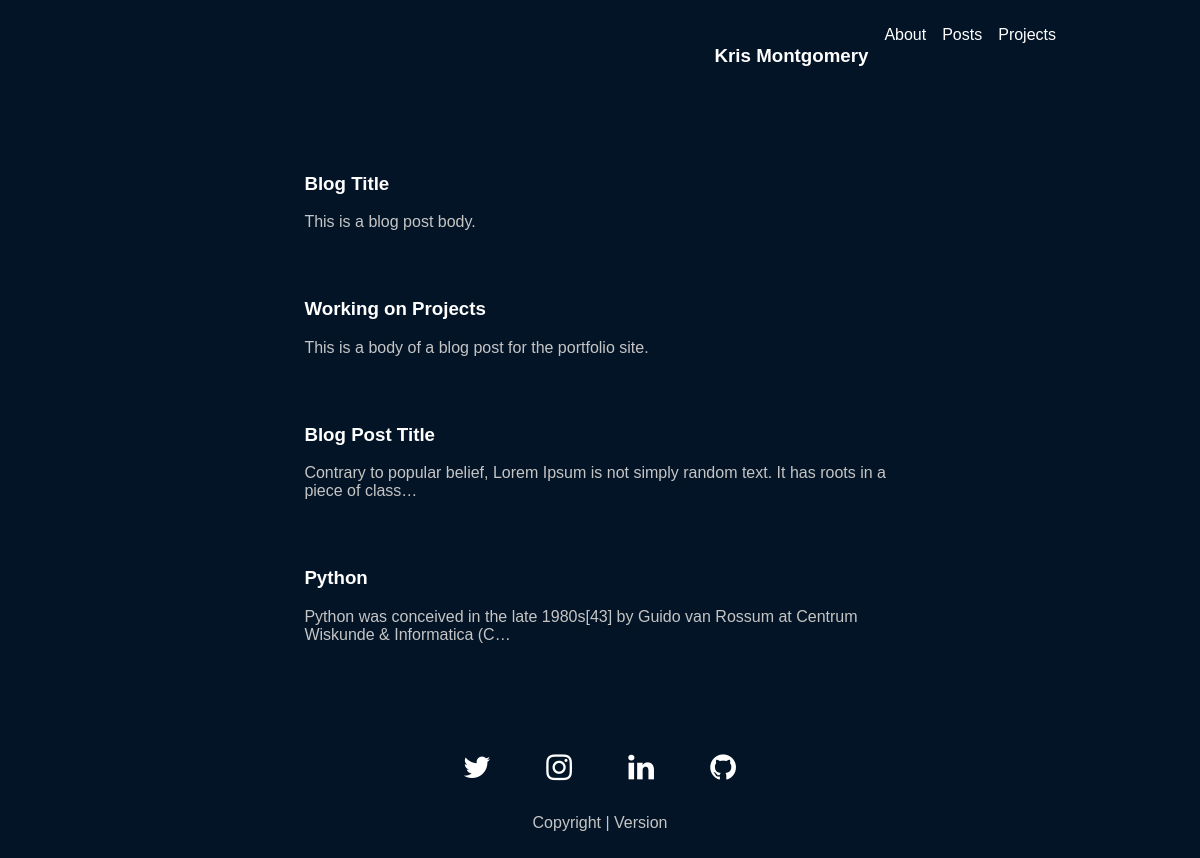
/posts/, run on the app's committed database.
### main/models.py (models this page shows, shortened)
class blogPosts(models.Model):
    author = models.ForeignKey(User, on_delete=models.SET_NULL, null=True)
    blog_title = models.CharField(max_length=200)
    blog_image = models.ImageField(upload_to='static/images', blank=True, null=True, height_field=None, width_field=None, max_length=100,)
    blog_image_info = models.TextField(null=True, blank=True)
    blog_body = models.TextField(null=True, blank=True)
    blog_created_date = models.DateTimeField(auto_now=True)
    blog_topic_one_title = models.CharField(max_length=200, default='Default')
    blog_topic_image_one = models.ImageField(upload_to='static/images', blank=True, null=True, height_field=None, width_field=None, max_length=100,)
    blog_topic_image_info = models.TextField(null=True, blank=True)
    topic_one_body = models.TextField(null=True, blank=True)
    blog_topic_two_title = models.CharField(max_length=200, default='Default')
    blog_topic_image_two = models.ImageField(upload_to='static/images', blank=True, null=True, height_field=None, width_field=None, max_length=100,)
    blog_topic_image_info_two = models.TextField(null=True, blank=True)
    topic_one_body_two = models.TextField(null=True, blank=True)
    blog_links = models.URLField(max_length=500, null=True, blank=True)
    blog_links_two = models.URLField(max_length=500, null=True, blank=True)

### main/views.py (the view)
# urls.py: path('posts/', views.loadAllPosts, name='posts'),
def loadAllPosts(request):
    all_posts = blogPosts.objects.all()
    context = {
        'all_posts': all_posts
    }
    return render(request, 'main/posts.html', context)

### main/templates/main/posts.html
{% extends 'main.html' %}
{% load static %}
{% block content %}
<div class="posts-container">
    <div class="leftside"></div>
        <div class="posts-main-content">
            <ul>
                {% for ap in all_posts %}
                    <li class="posts" onclick='location.href="post/{{ap.id}}";'>
                        <h3>{{ap.blog_title}}</h4>
                        <p>{{ap.blog_body|truncatechars:100}}</p>
                    </li>
                {% endfor %}
            </ul>
        </div>
    <div class="rightside"></div>
</div>
{% endblock content %}

### static/styles/main.css (style rules this page uses)
body { background-color: rgb(3, 20, 38); font-family: 'Trebuchet MS', sans-serif; margin: 0 4rem 0 4rem; }
h1, h2, h3 { color: white; }
p, small { color: #c5c5c5; }
.leftside { padding: 10px; }
.rightside { padding: 10px; text-align: center; }
.posts-container { display: grid; grid-template-columns: 1fr 3fr 1fr; margin-bottom: 50px; }
.posts-main-content { padding: 10px; color: white; }
.posts { list-style: none; padding: 1em; color: #c5c5c5; cursor: pointer; position: relative; transition: 0.5s; border-radius: 5px; text-align: left; width: 100%; }
.posts:after { content: '→'; position: absolute; opacity: 0; top: 14px; right: -20px; transition: 0.5s; }
ul { padding:0; }

### data on the page
blogPosts: blog_title "Blog Title", blog_body "This is a blog post body."
blogPosts: blog_title "Working on Projects", blog_body "This is a body of a blog post for the portfolio site."
blogPosts: blog_title "Blog Post Title", blog_body "Contrary to popular belief, Lorem Ipsum is not simply random text. It has roots in a piece of class…"
blogPosts: blog_title "Python", blog_body "Python was conceived in the late 1980s[43] by Guido van Rossum at Centrum Wiskunde & Informatica (C…"
